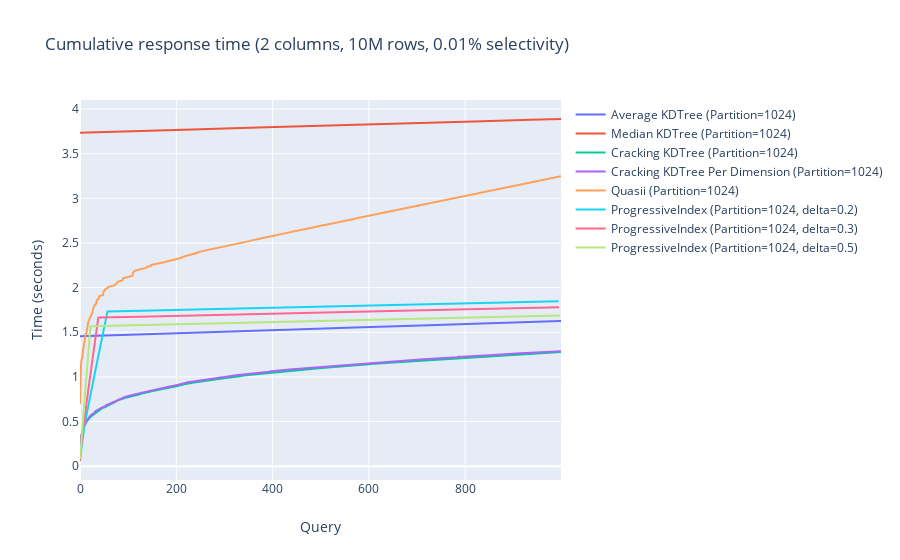

Source (notebook cell):
### Markdown cell above
# Cumulative Response Time
Cumulative response time using 2 attributes, 10M rows, and 0.1 selectivity

### Code cell
experiment = '2cols'
fig = go.Figure()

def plot_time(fig, df, name):
    fig.add_trace(go.Scatter(y=df['query_time_cumsum'], mode='lines',name=name))

plot_time(fig, read_df(experiment,files['AverageKDTree'], partition='1024'), 'Average KDTree (Partition=1024)')
# plot_time(fig,read_df(experiment,files['AverageKDTree'], partition='1048576'), 'Average KDTree (Partition=1048576)')

plot_time(fig, read_df(experiment,files['MedianKDTree'], partition='1024'), 'Median KDTree (Partition=1024)')
# plot_time(fig, read_df(experiment,files['MedianKDTree'], partition='1048576'), 'Median KDTree (Partition=1048576)')

plot_time(fig, read_df(experiment, files['CrackingKDTree'], partition='1024'), 'Cracking KDTree (Partition=1024)')
# plot_time(fig, read_df(experiment, files['CrackingKDTree'], partition='1048576'), 'Cracking KDTree (Partition=1048576)')

plot_time(fig, read_df(experiment, files['CrackingKDTreePerDimension'], partition='1024'), 'Cracking KDTree Per Dimension (Partition=1024)')
# plot_time(fig, read_df(experiment, files['CrackingKDTreePerDimension'], partition='1048576'), 'Cracking KDTree Per Dimension (Partition=1048576)')

plot_time(fig, read_df(experiment, files['Quasii'], partition='1024'), 'Quasii (Partition=1024)')
# plot_time(fig, read_df(experiment, files['Quasii'], partition='1048576'), 'Quasii (Partition=1048576)')

plot_time(fig, read_df(experiment, files['ProgressiveIndex'], delta='0.2', partition='1024'), 'ProgressiveIndex (Partition=1024, delta=0.2)')
plot_time(fig, read_df(experiment, files['ProgressiveIndex'], delta='0.3', partition='1024'), 'ProgressiveIndex (Partition=1024, delta=0.3)')
plot_time(fig, read_df(experiment, files['ProgressiveIndex'], delta='0.5', partition='1024'), 'ProgressiveIndex (Partition=1024, delta=0.5)')
# plot_time(fig, read_df(experiment, files['ProgressiveIndex'], delta='0.2', partition='1048576'), 'ProgressiveIndex (Partition=1048576, delta=0.2)')
# plot_time(fig, read_df(experiment, files['ProgressiveIndex'], delta='0.3', partition='1048576'), 'ProgressiveIndex (Partition=1048576, delta=0.3)')
# plot_time(fig, read_df(experiment, files['ProgressiveIndex'], delta='0.5', partition='1048576'), 'ProgressiveIndex (Partition=1048576, delta=0.5)')



# plot_time(fig, read_df('2cols', files['FullScan']), 'Full Scan')
# plot_time(fig, read_df('2cols', files['FullScanCandidate']), 'Full Scan Candidate List')
fig.update_layout(title='Cumulative response time (2 columns, 10M rows, 0.01% selectivity)',
                   xaxis_title='Query',
                   yaxis_title='Time (seconds)')
fig.show()

### Figure 1 — Plotly figure (JSON) as saved in the notebook; plotly's stock layout.template omitted (floating-point values rounded to 4 significant figures; data arrays with more than 128 entries replaced by an {"elided": "..."} marker saying what was removed)
{"data": [{"mode": "lines", "name": "Average KDTree (Partition=1024)", "type": "scatter", "y": {"elided": "1000 float values"}}, {"mode": "lines", "name": "Median KDTree (Partition=1024)", "type": "scatter", "y": {"elided": "1000 float values"}}, {"mode": "lines", "name": "Cracking KDTree (Partition=1024)", "type": "scatter", "y": {"elided": "1000 float values"}}, {"mode": "lines", "name": "Cracking KDTree Per Dimension (Partition=1024)", "type": "scatter", "y": {"elided": "1000 float values"}}, {"mode": "lines", "name": "Quasii (Partition=1024)", "type": "scatter", "y": {"elided": "1000 float values"}}, {"mode": "lines", "name": "ProgressiveIndex (Partition=1024, delta=0.2)", "type": "scatter", "y": {"elided": "995 float values"}}, {"mode": "lines", "name": "ProgressiveIndex (Partition=1024, delta=0.3)", "type": "scatter", "y": {"elided": "996 float values"}}, {"mode": "lines", "name": "ProgressiveIndex (Partition=1024, delta=0.5)", "type": "scatter", "y": {"elided": "998 float values"}}], "layout": {"title": {"text": "Cumulative response time (2 columns, 10M rows, 0.01% selectivity)"}, "xaxis": {"title": {"text": "Query"}}, "yaxis": {"title": {"text": "Time (seconds)"}}}}
